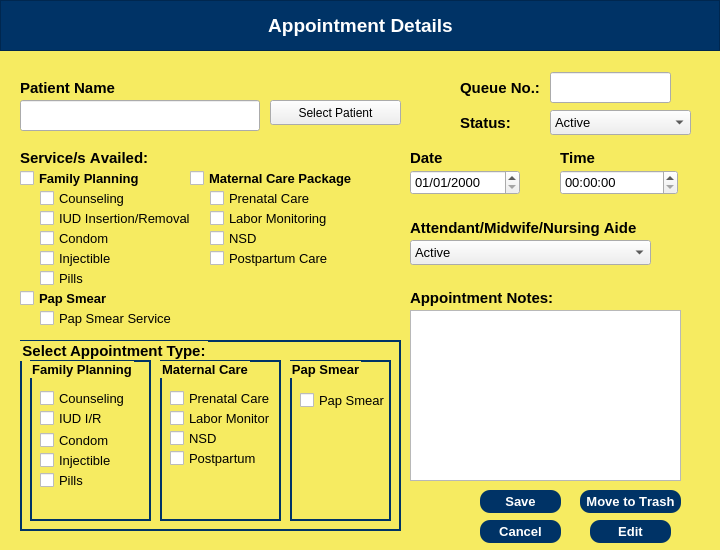
<?xml version="1.0" encoding="UTF-8"?>
<ui version="4.0">
 <class>Dialog</class>
 <widget class="QDialog" name="Dialog">
  <property name="geometry">
   <rect>
    <x>0</x>
    <y>0</y>
    <width>720</width>
    <height>550</height>
   </rect>
  </property>
  <property name="maximumSize">
   <size>
    <width>720</width>
    <height>550</height>
   </size>
  </property>
  <property name="windowTitle">
   <string>Dialog</string>
  </property>
  <widget class="QWidget" name="widgetEditApp" native="true">
   <property name="geometry">
    <rect>
     <x>0</x>
     <y>0</y>
     <width>720</width>
     <height>550</height>
    </rect>
   </property>
   <property name="maximumSize">
    <size>
     <width>720</width>
     <height>550</height>
    </size>
   </property>
   <property name="font">
    <font>
     <family>Arial</family>
     <kerning>false</kerning>
    </font>
   </property>
   <property name="styleSheet">
    <string notr="true">QWidget #widgetEditApp {
	background-color:  rgb(246, 235, 97);
}</string>
   </property>
   <widget class="QFrame" name="frame">
    <property name="geometry">
     <rect>
      <x>0</x>
      <y>0</y>
      <width>720</width>
      <height>51</height>
     </rect>
    </property>
    <property name="font">
     <font>
      <family>Arial</family>
      <kerning>false</kerning>
     </font>
    </property>
    <property name="styleSheet">
     <string notr="true">background-color: rgb(0, 51, 102);
color: white;</string>
    </property>
    <property name="frameShape">
     <enum>QFrame::StyledPanel</enum>
    </property>
    <property name="frameShadow">
     <enum>QFrame::Raised</enum>
    </property>
    <widget class="QLabel" name="label">
     <property name="geometry">
      <rect>
       <x>210</x>
       <y>10</y>
       <width>301</width>
       <height>31</height>
      </rect>
     </property>
     <property name="font">
      <font>
       <family>Arial</family>
       <pointsize>14</pointsize>
       <weight>75</weight>
       <bold>true</bold>
       <kerning>false</kerning>
      </font>
     </property>
     <property name="text">
      <string>Appointment Details</string>
     </property>
     <property name="alignment">
      <set>Qt::AlignCenter</set>
     </property>
    </widget>
   </widget>
   <widget class="QLabel" name="label_2">
    <property name="geometry">
     <rect>
      <x>20</x>
      <y>80</y>
      <width>141</width>
      <height>16</height>
     </rect>
    </property>
    <property name="font">
     <font>
      <family>Arial</family>
      <pointsize>11</pointsize>
      <weight>75</weight>
      <bold>true</bold>
      <kerning>false</kerning>
     </font>
    </property>
    <property name="text">
     <string>Patient Name</string>
    </property>
   </widget>
   <widget class="QPushButton" name="btnEdit">
    <property name="geometry">
     <rect>
      <x>590</x>
      <y>520</y>
      <width>81</width>
      <height>23</height>
     </rect>
    </property>
    <property name="font">
     <font>
      <family>Arial</family>
      <pointsize>10</pointsize>
      <weight>75</weight>
      <bold>true</bold>
      <kerning>false</kerning>
     </font>
    </property>
    <property name="styleSheet">
     <string notr="true">background-color: rgb(0, 51, 102);
color: white;
border-radius: 10px;</string>
    </property>
    <property name="text">
     <string>Edit</string>
    </property>
    <property name="checkable">
     <bool>false</bool>
    </property>
   </widget>
   <widget class="QLabel" name="label_3">
    <property name="geometry">
     <rect>
      <x>20</x>
      <y>150</y>
      <width>141</width>
      <height>16</height>
     </rect>
    </property>
    <property name="font">
     <font>
      <family>Arial</family>
      <pointsize>11</pointsize>
      <weight>75</weight>
      <bold>true</bold>
      <kerning>false</kerning>
     </font>
    </property>
    <property name="text">
     <string>Service/s Availed:</string>
    </property>
   </widget>
   <widget class="QLabel" name="label_4">
    <property name="geometry">
     <rect>
      <x>560</x>
      <y>150</y>
      <width>91</width>
      <height>16</height>
     </rect>
    </property>
    <property name="font">
     <font>
      <family>Arial</family>
      <pointsize>11</pointsize>
      <weight>75</weight>
      <bold>true</bold>
      <kerning>false</kerning>
     </font>
    </property>
    <property name="text">
     <string>Time</string>
    </property>
   </widget>
   <widget class="QLabel" name="label_5">
    <property name="geometry">
     <rect>
      <x>410</x>
      <y>150</y>
      <width>131</width>
      <height>16</height>
     </rect>
    </property>
    <property name="font">
     <font>
      <family>Arial</family>
      <pointsize>11</pointsize>
      <weight>75</weight>
      <bold>true</bold>
      <kerning>false</kerning>
     </font>
    </property>
    <property name="text">
     <string>Date</string>
    </property>
   </widget>
   <widget class="QPushButton" name="btnSave">
    <property name="geometry">
     <rect>
      <x>480</x>
      <y>490</y>
      <width>81</width>
      <height>23</height>
     </rect>
    </property>
    <property name="font">
     <font>
      <family>Arial</family>
      <pointsize>10</pointsize>
      <weight>75</weight>
      <bold>true</bold>
      <kerning>false</kerning>
     </font>
    </property>
    <property name="styleSheet">
     <string notr="true">background-color: rgb(0, 51, 102);
color: white;
border-radius: 10px;</string>
    </property>
    <property name="text">
     <string>Save</string>
    </property>
    <property name="checkable">
     <bool>false</bool>
    </property>
   </widget>
   <widget class="QDateEdit" name="dateEditAppDate">
    <property name="geometry">
     <rect>
      <x>410</x>
      <y>170</y>
      <width>110</width>
      <height>25</height>
     </rect>
    </property>
    <property name="font">
     <font>
      <family>Arial</family>
      <pointsize>10</pointsize>
     </font>
    </property>
    <property name="displayFormat">
     <string>MM/dd/yyyy</string>
    </property>
   </widget>
   <widget class="QTimeEdit" name="timeEditAppTime">
    <property name="geometry">
     <rect>
      <x>560</x>
      <y>170</y>
      <width>118</width>
      <height>25</height>
     </rect>
    </property>
    <property name="font">
     <font>
      <family>Arial</family>
      <pointsize>10</pointsize>
     </font>
    </property>
   </widget>
   <widget class="QPushButton" name="btnSearchPatient">
    <property name="geometry">
     <rect>
      <x>270</x>
      <y>100</y>
      <width>131</width>
      <height>25</height>
     </rect>
    </property>
    <property name="text">
     <string>Select Patient</string>
    </property>
   </widget>
   <widget class="QLineEdit" name="lineEditSelectedPatient">
    <property name="geometry">
     <rect>
      <x>20</x>
      <y>100</y>
      <width>240</width>
      <height>31</height>
     </rect>
    </property>
    <property name="font">
     <font>
      <family>Arial</family>
      <pointsize>10</pointsize>
      <kerning>false</kerning>
     </font>
    </property>
   </widget>
   <widget class="QComboBox" name="comboBoxAttendant">
    <property name="geometry">
     <rect>
      <x>410</x>
      <y>240</y>
      <width>241</width>
      <height>25</height>
     </rect>
    </property>
    <property name="font">
     <font>
      <family>Arial</family>
      <pointsize>10</pointsize>
      <kerning>false</kerning>
     </font>
    </property>
    <property name="currentText">
     <string>Active</string>
    </property>
    <property name="currentIndex">
     <number>0</number>
    </property>
    <item>
     <property name="text">
      <string>Active</string>
     </property>
    </item>
   </widget>
   <widget class="QTextEdit" name="textEditNote">
    <property name="geometry">
     <rect>
      <x>410</x>
      <y>310</y>
      <width>271</width>
      <height>171</height>
     </rect>
    </property>
    <property name="font">
     <font>
      <family>Arial</family>
      <pointsize>10</pointsize>
     </font>
    </property>
   </widget>
   <widget class="QCheckBox" name="checkBoxFamPlan">
    <property name="geometry">
     <rect>
      <x>20</x>
      <y>170</y>
      <width>141</width>
      <height>17</height>
     </rect>
    </property>
    <property name="font">
     <font>
      <family>Arial</family>
      <pointsize>10</pointsize>
      <weight>75</weight>
      <bold>true</bold>
     </font>
    </property>
    <property name="text">
     <string>Family Planning</string>
    </property>
   </widget>
   <widget class="QCheckBox" name="checkBoxMatCare">
    <property name="geometry">
     <rect>
      <x>190</x>
      <y>170</y>
      <width>171</width>
      <height>17</height>
     </rect>
    </property>
    <property name="font">
     <font>
      <family>Arial</family>
      <pointsize>10</pointsize>
      <weight>75</weight>
      <bold>true</bold>
     </font>
    </property>
    <property name="text">
     <string>Maternal Care Package</string>
    </property>
   </widget>
   <widget class="QCheckBox" name="checkBoxCounseling">
    <property name="geometry">
     <rect>
      <x>40</x>
      <y>190</y>
      <width>111</width>
      <height>17</height>
     </rect>
    </property>
    <property name="font">
     <font>
      <family>Arial</family>
      <pointsize>10</pointsize>
     </font>
    </property>
    <property name="text">
     <string>Counseling</string>
    </property>
   </widget>
   <widget class="QCheckBox" name="checkBoxIUD">
    <property name="geometry">
     <rect>
      <x>40</x>
      <y>210</y>
      <width>151</width>
      <height>17</height>
     </rect>
    </property>
    <property name="font">
     <font>
      <family>Arial</family>
      <pointsize>10</pointsize>
     </font>
    </property>
    <property name="text">
     <string>IUD Insertion/Removal</string>
    </property>
   </widget>
   <widget class="QCheckBox" name="checkBoxCondom">
    <property name="geometry">
     <rect>
      <x>40</x>
      <y>230</y>
      <width>91</width>
      <height>17</height>
     </rect>
    </property>
    <property name="font">
     <font>
      <family>Arial</family>
      <pointsize>10</pointsize>
     </font>
    </property>
    <property name="text">
     <string>Condom</string>
    </property>
   </widget>
   <widget class="QCheckBox" name="checkBoxInjectible">
    <property name="geometry">
     <rect>
      <x>40</x>
      <y>250</y>
      <width>91</width>
      <height>17</height>
     </rect>
    </property>
    <property name="font">
     <font>
      <family>Arial</family>
      <pointsize>10</pointsize>
     </font>
    </property>
    <property name="text">
     <string>Injectible</string>
    </property>
   </widget>
   <widget class="QCheckBox" name="checkBoxPills">
    <property name="geometry">
     <rect>
      <x>40</x>
      <y>270</y>
      <width>91</width>
      <height>17</height>
     </rect>
    </property>
    <property name="font">
     <font>
      <family>Arial</family>
      <pointsize>10</pointsize>
     </font>
    </property>
    <property name="text">
     <string>Pills</string>
    </property>
   </widget>
   <widget class="QCheckBox" name="checkBoxPrenatal">
    <property name="geometry">
     <rect>
      <x>210</x>
      <y>190</y>
      <width>131</width>
      <height>17</height>
     </rect>
    </property>
    <property name="font">
     <font>
      <family>Arial</family>
      <pointsize>10</pointsize>
     </font>
    </property>
    <property name="text">
     <string>Prenatal Care</string>
    </property>
   </widget>
   <widget class="QCheckBox" name="checkBoxLaborMonitoring">
    <property name="geometry">
     <rect>
      <x>210</x>
      <y>210</y>
      <width>131</width>
      <height>17</height>
     </rect>
    </property>
    <property name="font">
     <font>
      <family>Arial</family>
      <pointsize>10</pointsize>
     </font>
    </property>
    <property name="text">
     <string>Labor Monitoring</string>
    </property>
   </widget>
   <widget class="QCheckBox" name="checkBoxNSD">
    <property name="geometry">
     <rect>
      <x>210</x>
      <y>230</y>
      <width>131</width>
      <height>17</height>
     </rect>
    </property>
    <property name="font">
     <font>
      <family>Arial</family>
      <pointsize>10</pointsize>
     </font>
    </property>
    <property name="text">
     <string>NSD</string>
    </property>
   </widget>
   <widget class="QCheckBox" name="checkBoxPostpartumCare">
    <property name="geometry">
     <rect>
      <x>210</x>
      <y>250</y>
      <width>131</width>
      <height>17</height>
     </rect>
    </property>
    <property name="font">
     <font>
      <family>Arial</family>
      <pointsize>10</pointsize>
     </font>
    </property>
    <property name="text">
     <string>Postpartum Care</string>
    </property>
   </widget>
   <widget class="QCheckBox" name="checkBoxPS">
    <property name="geometry">
     <rect>
      <x>20</x>
      <y>290</y>
      <width>171</width>
      <height>17</height>
     </rect>
    </property>
    <property name="font">
     <font>
      <family>Arial</family>
      <pointsize>10</pointsize>
      <weight>75</weight>
      <bold>true</bold>
     </font>
    </property>
    <property name="text">
     <string>Pap Smear</string>
    </property>
   </widget>
   <widget class="QCheckBox" name="checkBoxPapSmearService">
    <property name="geometry">
     <rect>
      <x>40</x>
      <y>310</y>
      <width>141</width>
      <height>17</height>
     </rect>
    </property>
    <property name="font">
     <font>
      <family>Arial</family>
      <pointsize>10</pointsize>
     </font>
    </property>
    <property name="text">
     <string>Pap Smear Service</string>
    </property>
   </widget>
   <widget class="QLabel" name="label_7">
    <property name="geometry">
     <rect>
      <x>410</x>
      <y>220</y>
      <width>231</width>
      <height>16</height>
     </rect>
    </property>
    <property name="font">
     <font>
      <family>Arial</family>
      <pointsize>11</pointsize>
      <weight>75</weight>
      <bold>true</bold>
      <kerning>false</kerning>
     </font>
    </property>
    <property name="text">
     <string>Attendant/Midwife/Nursing Aide</string>
    </property>
   </widget>
   <widget class="QLabel" name="label_8">
    <property name="geometry">
     <rect>
      <x>410</x>
      <y>290</y>
      <width>151</width>
      <height>16</height>
     </rect>
    </property>
    <property name="font">
     <font>
      <family>Arial</family>
      <pointsize>11</pointsize>
      <weight>75</weight>
      <bold>true</bold>
      <kerning>false</kerning>
     </font>
    </property>
    <property name="text">
     <string>Appointment Notes:</string>
    </property>
   </widget>
   <widget class="QLabel" name="label_9">
    <property name="geometry">
     <rect>
      <x>460</x>
      <y>80</y>
      <width>81</width>
      <height>16</height>
     </rect>
    </property>
    <property name="font">
     <font>
      <family>Arial</family>
      <pointsize>11</pointsize>
      <weight>75</weight>
      <bold>true</bold>
      <kerning>false</kerning>
     </font>
    </property>
    <property name="text">
     <string>Queue No.:</string>
    </property>
   </widget>
   <widget class="QLineEdit" name="lineEditQueueNumber">
    <property name="geometry">
     <rect>
      <x>550</x>
      <y>72</y>
      <width>121</width>
      <height>31</height>
     </rect>
    </property>
    <property name="font">
     <font>
      <family>Arial</family>
      <pointsize>14</pointsize>
      <weight>75</weight>
      <bold>true</bold>
      <kerning>false</kerning>
     </font>
    </property>
    <property name="alignment">
     <set>Qt::AlignCenter</set>
    </property>
   </widget>
   <widget class="QGroupBox" name="appointmentType">
    <property name="geometry">
     <rect>
      <x>20</x>
      <y>340</y>
      <width>381</width>
      <height>191</height>
     </rect>
    </property>
    <property name="font">
     <font>
      <family>Arial</family>
      <pointsize>11</pointsize>
      <weight>75</weight>
      <bold>true</bold>
     </font>
    </property>
    <property name="styleSheet">
     <string notr="true">QGroupBox {
    border: 2px solid  rgb(0, 51, 102);
    font-weight: bold;
}
</string>
    </property>
    <property name="title">
     <string>Select Appointment Type:</string>
    </property>
    <widget class="QGroupBox" name="groupBoxFamPlan">
     <property name="geometry">
      <rect>
       <x>10</x>
       <y>20</y>
       <width>121</width>
       <height>161</height>
      </rect>
     </property>
     <property name="font">
      <font>
       <family>Arial</family>
       <pointsize>10</pointsize>
       <weight>75</weight>
       <bold>true</bold>
      </font>
     </property>
     <property name="title">
      <string>Family Planning</string>
     </property>
     <widget class="QCheckBox" name="checkBoxFPCounseling">
      <property name="geometry">
       <rect>
        <x>10</x>
        <y>30</y>
        <width>101</width>
        <height>17</height>
       </rect>
      </property>
      <property name="font">
       <font>
        <family>Arial</family>
        <pointsize>10</pointsize>
       </font>
      </property>
      <property name="text">
       <string>Counseling</string>
      </property>
     </widget>
     <widget class="QCheckBox" name="checkBoxFPIUD">
      <property name="geometry">
       <rect>
        <x>10</x>
        <y>50</y>
        <width>101</width>
        <height>17</height>
       </rect>
      </property>
      <property name="font">
       <font>
        <family>Arial</family>
        <pointsize>10</pointsize>
       </font>
      </property>
      <property name="text">
       <string>IUD I/R</string>
      </property>
     </widget>
     <widget class="QCheckBox" name="checkBoxFPCondom">
      <property name="geometry">
       <rect>
        <x>10</x>
        <y>70</y>
        <width>101</width>
        <height>20</height>
       </rect>
      </property>
      <property name="font">
       <font>
        <family>Arial</family>
        <pointsize>10</pointsize>
       </font>
      </property>
      <property name="text">
       <string>Condom</string>
      </property>
     </widget>
     <widget class="QCheckBox" name="checkBoxFPInjectible">
      <property name="geometry">
       <rect>
        <x>10</x>
        <y>90</y>
        <width>101</width>
        <height>20</height>
       </rect>
      </property>
      <property name="font">
       <font>
        <family>Arial</family>
        <pointsize>10</pointsize>
       </font>
      </property>
      <property name="text">
       <string>Injectible</string>
      </property>
     </widget>
     <widget class="QCheckBox" name="checkBoxFPPills">
      <property name="geometry">
       <rect>
        <x>10</x>
        <y>110</y>
        <width>101</width>
        <height>20</height>
       </rect>
      </property>
      <property name="font">
       <font>
        <family>Arial</family>
        <pointsize>10</pointsize>
       </font>
      </property>
      <property name="text">
       <string>Pills</string>
      </property>
     </widget>
    </widget>
    <widget class="QGroupBox" name="groupBoxMatCare">
     <property name="geometry">
      <rect>
       <x>140</x>
       <y>20</y>
       <width>121</width>
       <height>161</height>
      </rect>
     </property>
     <property name="font">
      <font>
       <family>Arial</family>
       <pointsize>10</pointsize>
       <weight>75</weight>
       <bold>true</bold>
      </font>
     </property>
     <property name="title">
      <string>Maternal Care</string>
     </property>
     <widget class="QCheckBox" name="checkBoxMCPrenatal">
      <property name="geometry">
       <rect>
        <x>10</x>
        <y>30</y>
        <width>131</width>
        <height>17</height>
       </rect>
      </property>
      <property name="font">
       <font>
        <family>Arial</family>
        <pointsize>10</pointsize>
       </font>
      </property>
      <property name="text">
       <string>Prenatal Care</string>
      </property>
     </widget>
     <widget class="QCheckBox" name="checkBoxMCLaborMonitoring">
      <property name="geometry">
       <rect>
        <x>10</x>
        <y>50</y>
        <width>131</width>
        <height>17</height>
       </rect>
      </property>
      <property name="font">
       <font>
        <family>Arial</family>
        <pointsize>10</pointsize>
       </font>
      </property>
      <property name="text">
       <string>Labor Monitor</string>
      </property>
     </widget>
     <widget class="QCheckBox" name="checkBoxMCNSD">
      <property name="geometry">
       <rect>
        <x>10</x>
        <y>70</y>
        <width>131</width>
        <height>17</height>
       </rect>
      </property>
      <property name="font">
       <font>
        <family>Arial</family>
        <pointsize>10</pointsize>
       </font>
      </property>
      <property name="text">
       <string>NSD</string>
      </property>
     </widget>
     <widget class="QCheckBox" name="checkBoxMCPostpartum">
      <property name="geometry">
       <rect>
        <x>10</x>
        <y>90</y>
        <width>131</width>
        <height>17</height>
       </rect>
      </property>
      <property name="font">
       <font>
        <family>Arial</family>
        <pointsize>10</pointsize>
       </font>
      </property>
      <property name="text">
       <string>Postpartum</string>
      </property>
     </widget>
    </widget>
    <widget class="QGroupBox" name="groupBoxPS">
     <property name="geometry">
      <rect>
       <x>270</x>
       <y>20</y>
       <width>101</width>
       <height>161</height>
      </rect>
     </property>
     <property name="font">
      <font>
       <family>Arial</family>
       <pointsize>10</pointsize>
       <weight>75</weight>
       <bold>true</bold>
      </font>
     </property>
     <property name="title">
      <string>Pap Smear</string>
     </property>
     <widget class="QCheckBox" name="checkBoxPSPapSmearService">
      <property name="geometry">
       <rect>
        <x>10</x>
        <y>30</y>
        <width>131</width>
        <height>20</height>
       </rect>
      </property>
      <property name="font">
       <font>
        <family>Arial</family>
        <pointsize>10</pointsize>
       </font>
      </property>
      <property name="text">
       <string>Pap Smear</string>
      </property>
     </widget>
    </widget>
   </widget>
   <widget class="QLabel" name="label_10">
    <property name="geometry">
     <rect>
      <x>460</x>
      <y>112</y>
      <width>81</width>
      <height>21</height>
     </rect>
    </property>
    <property name="font">
     <font>
      <family>Arial</family>
      <pointsize>11</pointsize>
      <weight>75</weight>
      <bold>true</bold>
      <kerning>false</kerning>
     </font>
    </property>
    <property name="text">
     <string>Status:</string>
    </property>
   </widget>
   <widget class="QComboBox" name="comboBoxAppStatus">
    <property name="geometry">
     <rect>
      <x>550</x>
      <y>110</y>
      <width>141</width>
      <height>25</height>
     </rect>
    </property>
    <property name="font">
     <font>
      <family>Arial</family>
      <pointsize>10</pointsize>
      <kerning>false</kerning>
     </font>
    </property>
    <property name="currentText">
     <string>Active</string>
    </property>
    <property name="currentIndex">
     <number>0</number>
    </property>
    <item>
     <property name="text">
      <string>Active</string>
     </property>
    </item>
   </widget>
   <widget class="QPushButton" name="btnCancel">
    <property name="geometry">
     <rect>
      <x>480</x>
      <y>520</y>
      <width>81</width>
      <height>23</height>
     </rect>
    </property>
    <property name="font">
     <font>
      <family>Arial</family>
      <pointsize>10</pointsize>
      <weight>75</weight>
      <bold>true</bold>
      <kerning>false</kerning>
     </font>
    </property>
    <property name="styleSheet">
     <string notr="true">background-color: rgb(0, 51, 102);
color: white;
border-radius: 10px;</string>
    </property>
    <property name="text">
     <string>Cancel</string>
    </property>
    <property name="checkable">
     <bool>false</bool>
    </property>
   </widget>
   <widget class="QPushButton" name="btnTrash">
    <property name="geometry">
     <rect>
      <x>580</x>
      <y>490</y>
      <width>101</width>
      <height>23</height>
     </rect>
    </property>
    <property name="font">
     <font>
      <family>Arial</family>
      <pointsize>10</pointsize>
      <weight>75</weight>
      <bold>true</bold>
      <kerning>false</kerning>
     </font>
    </property>
    <property name="styleSheet">
     <string notr="true">background-color: rgb(0, 51, 102);
color: white;
border-radius: 10px;</string>
    </property>
    <property name="text">
     <string>Move to Trash</string>
    </property>
    <property name="checkable">
     <bool>false</bool>
    </property>
   </widget>
  </widget>
 </widget>
 <resources/>
 <connections/>
</ui>
